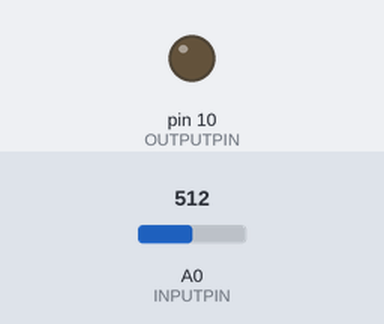
Recording of a sketch running on a simulated Arduino Uno, built with avr-gcc and run on an emulated ATmega328P. On the bench: output pins drawn as LEDs (lit = HIGH). Inputs (shaded band) come from the test bench; at power-on: A0 (INPUTPIN) = 512.

Above: at 5.2 s.
5.3 s: A0 (INPUTPIN) set to 1009
6.8 s: A0 (INPUTPIN) set to 1022
At 8.23 s:
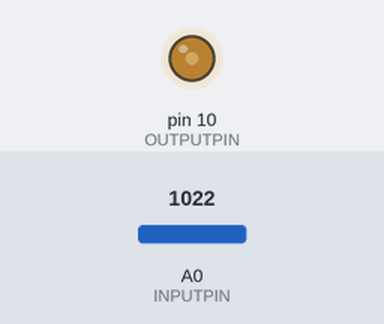
9.8 s: A0 (INPUTPIN) set to 985
11.3 s: A0 (INPUTPIN) set to 1023
Timing chart, 0 to 15.3 s (numbered marks = the images above; inputs shaded):
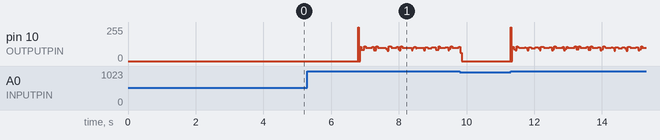

Measured:
- the behaviour switches between 1021 and 1022 on A0 (INPUTPIN) (found by bisection; images 0 and 1)
- after the input at 5.3 s, every drawn part: stays the same

The sketch:

LacettiJVCRemote.ino
```cpp
//Ref:
//https://github.com/ronnied/holden-viva-jvc/blob/master/HoldenVivaJVC/HoldenVivaJVC.ino
//https://pastebin.com/fXbScxV4
//https://github.com/kprega/Clio2JVC/blob/master/libraries/JvcRadio/commands_dfs.h

// Protocol specifications:
//   Pulse width                    527.5 µs
//   Pulse interval for sending 0  1055.0 µs (HIGH for 1 pulse width, LOW for 1 pulse width)
//   Pulse interval for sending 1  2110.0 µs (HIGH for 1 pulse width, LOW for 3 pulse widths)
//   Note: since the delayMicroseconds() function accepts only unsigned integers, we're using a pulse width of 527 µs
// Data packets are constructed as follows:
//   HEADER     always LOW (1 pulse width), HIGH (16 pulse widths), LOW (8 pulse widths)
//   START BIT  always 1
//   ADDRESS    7-bits (0x00 to 0x7F), send LSB first, always 0x47 for JVC KD-R531, probably the same for all JVC car radio's
//   COMMAND    7-bits (0x00 to 0x7F), send LSB first, see next section for list of known commands for JVC KD-R531
//   STOP BITS  always 1, 1
//   Note: the ADDRESS, COMMAND and STOP BITS are repeated 3 times to ensure the radio properly receives them.
// Known commands for JVC KD-R531:
//   HEX   DEC  BIN(7b)  FUNCTION
//   0x04    4  0000100  Volume +
//   0x05    5  0000101  Volume -
//   0x08    8  0001000  Source cycle
//   0x0D   13  0001101  Equalizer preset cycle
//   0x0E   14  0001110  Mute toggle / Play/pause toggle
//   0x12   18  0010010  Tuner Search + / Track + (and Manual Tune + / Fast Forward with press & hold)
//   0x13   19  0010011  Tuner Search - / Track - (and Manual Tune - / Fast Rewind with press & hold)
//   0x14   20  0010100  Tuner Preset + / USB Folder +
//   0x15   21  0010101  Tuner Preset - / USB Folder -
//   0x37   55  0110111  UNKNOWN, appears to be a sort of reset as well as a display test
//   0x58   88  1011000  UNKNOWN, displays 'SN WRITING' where WRITING is blinking
//  #define VOL_UP         0x04  // Volume up
//  #define VOL_DOWN       0x05  // Volume down
//  #define SOURCE         0x08  // Toggle source
//  #define EQUALIZER      0x0D  // Equalizer
//  #define MUTE           0x0E  // Mute
//  #define TRACK_FORW     0x12  // Track forward
//  #define TRACK_BACK     0x13  // Track backward
//  #define FOLDER_FORW    0x14  // Track forward hold
//  #define FOLDER_BACK    0x15  // Track backward hold
//  #define VOICE_CONTROL  0x1A  // Voice control
//  #define BTCALL         0x1B  // Answer bluetooth call (Not tested yet)
//  #define POWER          0x80  // Power on/off (didn't work for KD-X342BT or KW-R510)
//  #define UNKNOWN1       0x37  // Unknown function 1 (LCD test)
//  #define UNKNOWN2       0x58  // Unknown function 2 (displays SN WRITING, then SN NG)


#include <avr/power.h>

// Configuration
#pragma GCC optimize ("-Ofast")                                                               // Max compiler optimisation level.
#define DEBUG_MODE     0                                                                      // Enable Serial. Uses lots of power
#define VOL_UP         0x04                                                                   // Volume up
#define VOL_DOWN       0x05                                                                   // Volume down
#define SOURCE         0x08                                                                   // Toggle source
#define MUTE           0x0E                                                                   // Mute
#define TRACK_FORW     0x12                                                                   // Track forward
#define OUTPUTPIN      10                                                                     // D10, Connect optocoupler input through a limiting resistor to this pin
#define INPUTPIN	     0                                                                      // A0, Connect steering signal to this pin
#define KEY_INTERVAL   5                                                                      // Throttle input (ms)
#define PULSEWIDTH     527                                                                    // Pulse width (µs)
#define ADDRESS        0x47                                                                   // Address that the radio responds to

unsigned long timer;

void setup() {
  pinMode(OUTPUTPIN, OUTPUT);                                                                 // Set the proper pin as output
  digitalWrite(OUTPUTPIN, LOW);                                                               // Output LOW to make sure optocoupler is off
  disable_peripherals();
  #if DEBUG_MODE
    Serial.begin(38400);
    while(!Serial);
    Serial.println("Ready to receive");
  #endif
  timer = millis();
}


void loop() {
  int Key = GetInput();                                                                       // If any buttons are being pressed the GetInput() function will return the appropriate command code

  if (Key) {  						                                                                    // If no buttons are being pressed the function will have returned 0 and no command will be sent
    if (millis() - timer >= KEY_INTERVAL){
      SendCommand(Key);
      timer = millis();
    }
  }
}


int GetInput(void) {
  int s = analogRead(INPUTPIN);
  if (s > 1021)
    return VOL_DOWN;
  if(s > 985 && s < 995)
    return VOL_UP;
  if(s > 940 && s < 951)
    return TRACK_FORW;
  if(s > 875 && s < 885)
    return SOURCE;
  if (s > 755 && s < 765)
    return MUTE;
  return 0;
}


void SendValue(unsigned char value) {
  unsigned char tmp = 1;
  for (int i = 0; i < sizeof(value) * 8 - 1; i++) {
    if (value & tmp)  // Do a bitwise AND on the value and tmp
      SendOne();
    else
      SendZero();
    tmp = tmp << 1; // Bitshift left by 1
  }
}

void SendCommand(int value) {                                                                   // Send a command to the radio, including the header, start bit, address and stop bits
  #if DEBUG_MODE
    Serial.print("Car->Adapter: ");
    Serial.println(value);
  #endif
  Preamble();                                                                                   // Send signals to precede a command to the radio
  SendValue(ADDRESS);                                                                           // Send the address
  SendValue(value);                                                                             // Send the command
  Postamble();                                                                                  // Send signals to follow a command to the radio
}

// Signals to transmit a '0' bit
void SendZero() {
  digitalWrite(OUTPUTPIN, HIGH);                                                                // Output HIGH for 1 pulse width
  delayMicroseconds(PULSEWIDTH);
  digitalWrite(OUTPUTPIN, LOW);                                                                 // Output LOW for 1 pulse width
  delayMicroseconds(PULSEWIDTH);
}

// Signals to transmit a '1' bit
void SendOne() {
  digitalWrite(OUTPUTPIN, HIGH);                                                                // Output HIGH for 1 pulse width
  delayMicroseconds(PULSEWIDTH);
  digitalWrite(OUTPUTPIN, LOW);                                                                 // Output LOW for 3 pulse widths
  delayMicroseconds(PULSEWIDTH * 3);
}

// Signals to precede a command to the radio
void Preamble() {                                                                               // HEADER: always LOW (1 pulse width), HIGH (16 pulse widths), LOW (8 pulse widths)
  digitalWrite(OUTPUTPIN, LOW);                                                                 // Make sure output is LOW for 1 pulse width, so the header starts with a rising edge
  delayMicroseconds(PULSEWIDTH * 1);
  digitalWrite(OUTPUTPIN, HIGH);                                                                // Start of header, output HIGH for 16 pulse widths
  delayMicroseconds(PULSEWIDTH * 16);
  digitalWrite(OUTPUTPIN, LOW);                                                                 // Second part of header, output LOW 8 pulse widths
  delayMicroseconds(PULSEWIDTH * 8);

  // START BIT: always 1
  SendOne();
}

// Signals to follow a command to the radio
void Postamble() {
  // STOP BITS: always 1
  SendOne();
  SendOne();
}

void disable_peripherals(){
  power_usart0_disable();                                                                       // Disable UART
  power_usart1_disable();
  power_twi_disable();                                                                          // Disable I2C
  power_spi_disable();                                                                          // Disable SPI
  power_timer1_disable();                                                                       // Disable unused timers. 0 still on.
  power_timer2_disable();
  power_timer3_disable();
  #if !DEBUG_MODE
    delay(4000);
    power_usb_disable();                                                                        // After radio boots up, disable the USB module. 4s should allow sketch upload.
  #endif
}
```
